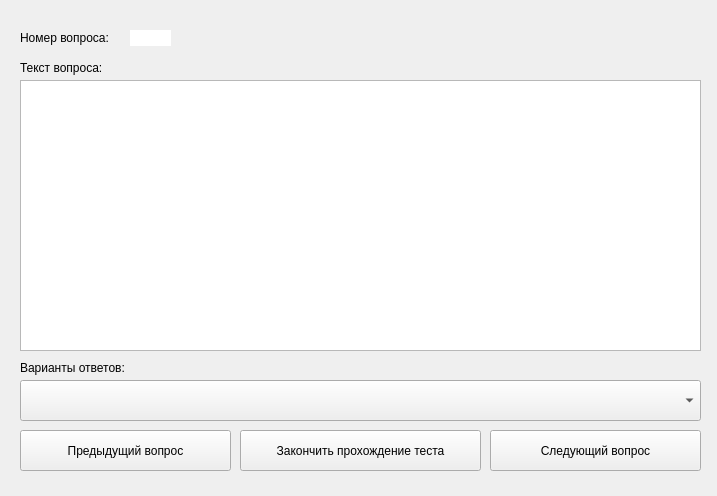
<?xml version="1.0" encoding="UTF-8"?>
<ui version="4.0">
 <class>TestPassing</class>
 <widget class="QWidget" name="TestPassing">
  <property name="geometry">
   <rect>
    <x>0</x>
    <y>0</y>
    <width>717</width>
    <height>496</height>
   </rect>
  </property>
  <property name="windowTitle">
   <string>Прохождение теста</string>
  </property>
  <widget class="QLabel" name="label_3">
   <property name="geometry">
    <rect>
     <x>20</x>
     <y>60</y>
     <width>101</width>
     <height>16</height>
    </rect>
   </property>
   <property name="text">
    <string>Текст вопроса:</string>
   </property>
  </widget>
  <widget class="QPushButton" name="previousQuestion_pushButton">
   <property name="geometry">
    <rect>
     <x>20</x>
     <y>430</y>
     <width>211</width>
     <height>41</height>
    </rect>
   </property>
   <property name="text">
    <string>Предыдущий вопрос</string>
   </property>
  </widget>
  <widget class="QTextEdit" name="textEdit">
   <property name="geometry">
    <rect>
     <x>20</x>
     <y>80</y>
     <width>681</width>
     <height>271</height>
    </rect>
   </property>
  </widget>
  <widget class="QPushButton" name="finishTest_pushButton">
   <property name="geometry">
    <rect>
     <x>240</x>
     <y>430</y>
     <width>241</width>
     <height>41</height>
    </rect>
   </property>
   <property name="text">
    <string>Закончить прохождение теста</string>
   </property>
  </widget>
  <widget class="QLabel" name="label_2">
   <property name="geometry">
    <rect>
     <x>20</x>
     <y>30</y>
     <width>111</width>
     <height>16</height>
    </rect>
   </property>
   <property name="text">
    <string>Номер вопроса:</string>
   </property>
  </widget>
  <widget class="QPushButton" name="nextQuestion_pushButton">
   <property name="geometry">
    <rect>
     <x>490</x>
     <y>430</y>
     <width>211</width>
     <height>41</height>
    </rect>
   </property>
   <property name="text">
    <string>Следующий вопрос</string>
   </property>
  </widget>
  <widget class="QLineEdit" name="lineEdit">
   <property name="geometry">
    <rect>
     <x>130</x>
     <y>30</y>
     <width>41</width>
     <height>16</height>
    </rect>
   </property>
   <property name="frame">
    <bool>false</bool>
   </property>
   <property name="readOnly">
    <bool>true</bool>
   </property>
  </widget>
  <widget class="QLabel" name="label">
   <property name="geometry">
    <rect>
     <x>20</x>
     <y>360</y>
     <width>131</width>
     <height>16</height>
    </rect>
   </property>
   <property name="text">
    <string>Варианты ответов:</string>
   </property>
  </widget>
  <widget class="QComboBox" name="questionSelect_comboBox">
   <property name="geometry">
    <rect>
     <x>20</x>
     <y>380</y>
     <width>681</width>
     <height>41</height>
    </rect>
   </property>
  </widget>
 </widget>
 <resources/>
 <connections/>
</ui>
